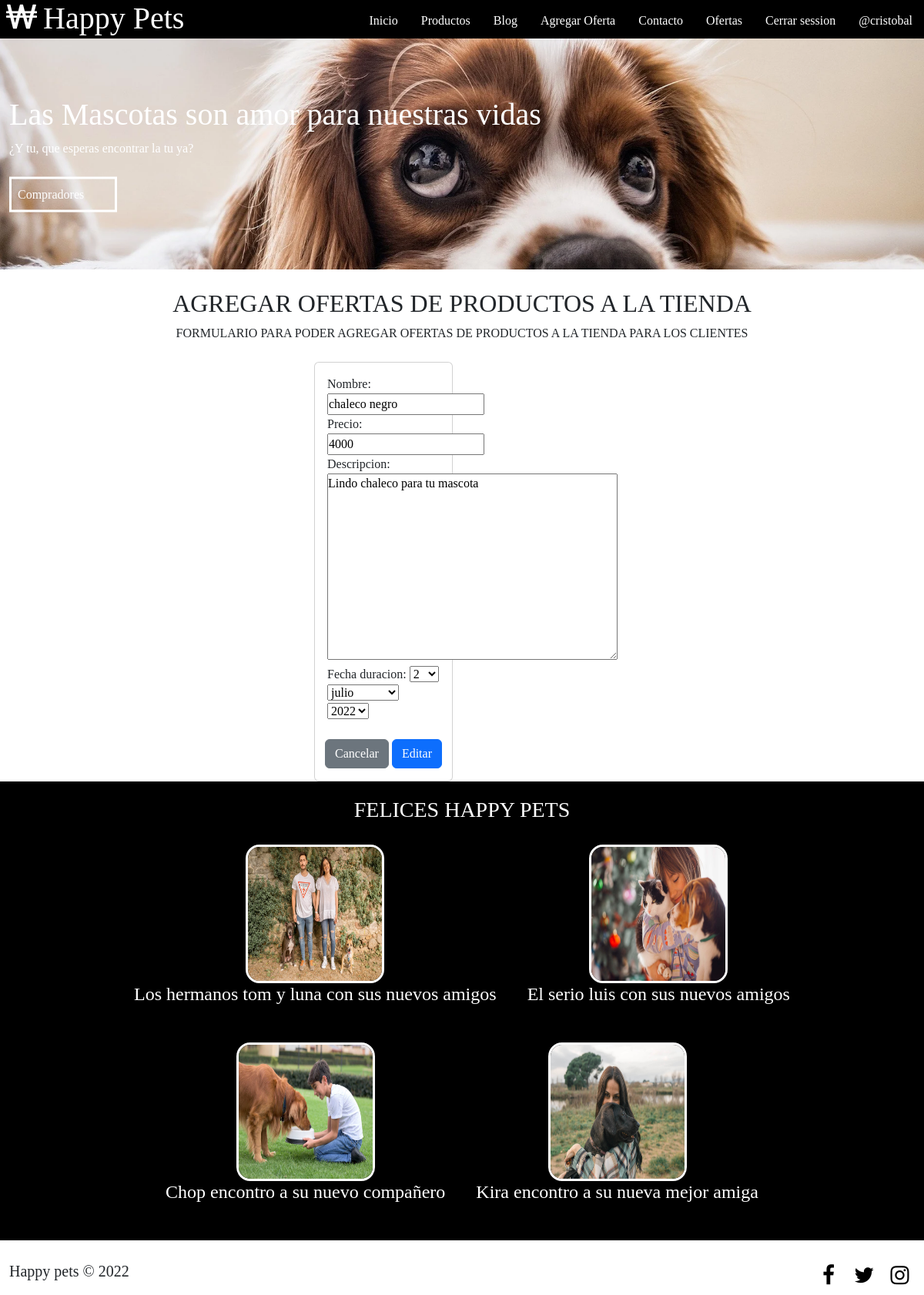
Screenshot of /modificar-producto/8/ (signed in) with the database file from the repository.
### app/models.py (models this page shows, shortened)
class Producto(models.Model):
    nombre = models.CharField(max_length = 50)
    precio = models.IntegerField()
    descripcion = models.TextField()
    fecha_duracion = models.DateField()

### app/views.py (the view)
# urls.py: path('modificar-producto/<id>/', modificar_producto, name="modificar_productos"),
@permission_required('app.change_producto')
def modificar_producto(request, id):
    producto = get_object_or_404(Producto, id=id)
    data = {
        'form': ProductoForm(instance = producto)
    }
    if request.method == 'POST':
        formulario = ProductoForm(data=request.POST, instance=producto)
        if formulario.is_valid():
            formulario.save()
            return redirect(to="listar_productos")
        data["form"] = formulario
    return render(request, 'app/producto/modificar.html', data)

### app/forms.py
class ProductoForm(forms.ModelForm):
    class Meta:
        model = Producto
        fields = '__all__'
        widgets = {
            "fecha_duracion": forms.SelectDateWidget()
        }

### app/templates/app/producto/modificar.html (shortened to what this page needs)
{% extends 'app/base.html' %}
{% load static %}
{% block contenido %}
<section id="Bienvenidos">
    <h2>AGREGAR OFERTAS DE PRODUCTOS A LA TIENDA</h2>
    <p>FORMULARIO PARA PODER AGREGAR OFERTAS DE PRODUCTOS A LA TIENDA PARA LOS CLIENTES</p>
</section>
        <div class="row">
            <div class="col-10 col-md-2 offset-md-4">
                <div class="card">
                    <div class="card-body">
                <form action="" method="post" enctype="multipart/form-data">
                    {{ form }}
                    <br>
                    <br>
                    <div class="d-flex justify-content-center">
                        <input type="reset" value="Cancelar" class="btn btn-secondary">
                        <input type="submit" value="Editar" class="btn btn-primary">
                    </div>
                </form>
            </div>
        </div>
    </div>
</div>
<section id="info">
    <h3>FELICES HAPPY PETS</h3>
    <div class="contenedor">
        <div class="info-productos">
            <img src="{% static 'app/img/BLOG/blog_abajo1.jpg' %}" alt="">
            <h4>Los hermanos tom y luna con sus nuevos amigos</h4>
        </div>
        <div class="info-productos">
            <img src="{% static 'app/img/BLOG/blog_abajo2.jpg' %}" alt="">
            <h4>El serio luis con sus nuevos amigos</h4>
        </div>
        <div class="info-productos">
            <img src="{% static 'app/img/BLOG/blog_abajo3.jpg' %}" alt="">
            <h4>Chop encontro a su nuevo compañero</h4>
        </div>
        <div class="info-productos">
            <img src="{% static 'app/img/BLOG/blog_abajo4.jpg' %}" alt="">
            <h4>Kira encontro a su nueva mejor amiga</h4>
        </div>
    </div>
</section>
{% endblock %}

### app/templates/app/base.html (shortened to what this page needs)
<!DOCTYPE html>
<html lang="es">
<head>
    {% load static %}
    <link href="https://cdn.jsdelivr.net/npm/bootstrap@5.2.0-beta1/dist/css/bootstrap.min.css" rel="stylesheet">
    <link rel="stylesheet" href="{% static 'app/css/fontello.css' %}">
    <link rel="stylesheet" href= "{% static 'app/css/estilos.css' %}">
</head>
<body>
    <header>
        <div class="Contenedor">
            <h1 class="icon-won">Happy Pets</h1>
            <nav class="menu">
                <a href="{% url 'home' %}">Inicio</a>
                <a href="{% url 'productos' %}">Productos</a>
                <a href="{% url 'blog' %}">Blog</a>
                {% if perms.app.add_producto %}
                <a href="{% url 'agregar_producto' %}">Agregar Oferta</a>
                {% endif %}
                {% if user.is_authenticated %}
                <a href="{% url 'contacto' %}">Contacto</a>
                <a href="{% url 'listar_productos' %}">Ofertas</a>
                <a href="{% url 'logout' %}">Cerrar session</a>
                <a href="{% url 'home' %}">@{{ user.username }}</a>
                {% else %}
                <a href="{% url 'login' %}">Iniciar session</a>
                <a href="{% url 'registro' %}">Registrarse</a>
                {% endif %}
            </nav>
        </div>
    </header>
    <main>
        <section id="banner">
            <img src="{% static 'app/img/Perro_pagina_principal.jpg' %}">
            <div class="contenedor">
               <h2>Las Mascotas son amor para nuestras vidas</h2>
               <p>¿Y tu, que esperas encontrar la tu ya?</p>
               <a href="{% url 'comentarios' %}">Compradores</a>
            </div>
        </section>
        {% block contenido %}
        {% endblock %}
    </main>
    <footer>
        <div class="contenedor">
            <p class="copy">Happy pets &copy; 2022</p>
            <div class="sociales">
                <a class="icon-facebook"href="#!"></a>
                <a class="icon-twitter" href="#!"></a>
                <a class="icon-instagram" href="#!"></a>
            </div>
        </div>
    </footer>
</body>
</html>

### app/static/app/css/estilos.css (style rules this page uses)
* { margin: 0; padding: 0; box-sizing: border-box; }
body { font-family: 'Cinzel Decorative', cursive; }
header { width: 100%; height: 50px; background: black; color: #fff; position: fixed; top: 0; left: 0; z-index: 100; }
.contenedor { width: 98%; margin: auto; }
h1 { float: left; }
section { width: 100%; margin-bottom: 25px; }
#Bienvenidos { text-align: center; }
footer .contenedor { display: flex; flex-wrap: wrap; justify-content: center; }
.copy { font-size: 20px; }
.sociales { width: 100%; text-align: center; font-size: 28px; }
.sociales a { color: black; text-decoration: none; }
@media (min-width: 768px) { .sociales { width: auto; } }
@media (min-width: 768px) { footer .contenedor { justify-content: space-between; } }

### app/static/app/css/menu.css (style rules this page uses)
.menu { position: absolute; top: 50px; left: 0; width: 100%; height: 100vh; background: rgba(0, 0, 0, 0.9); transition: all 0.5s; transform: translateX(-100%); }
.menu a { display: block; color: #fff; height: 50px; text-decoration: none; padding: 15px; border-bottom: 1px solid rgba(255, 255, 255, 0.5); }
@media (min-width: 1024px) { .menu { position: static; width: auto; height: auto; transform: translateX(0%); float: right; display: flex; } }
@media (min-width: 1024px) { .menu a { border: none; } }

### app/static/app/css/banner.css (style rules this page uses)
#banner { margin-top: 50px; position: relative; }
#banner img { width: 100%; height: 100%; }
#banner .contenedor { position: absolute; top: 50%; left: 50%; transform: translateX(-50%) translateY(-50%); color: #fff; }
#banner h2 { font-size: 25px; }
#banner a { display: block; width: 140px; color: #fff; text-decoration: none; padding: 8px; margin-top: 10px; border: 3px solid #fff; }
@media (min-width:480px) { #banner h2 { font-size: 40px; } }
@media (min-width:480px) { #banner a { margin-top: 25px; } }
@media (min-width: 768px) { #banner { height: 300px; overflow: hidden; } }
@media (min-width: 768px) { #banner img { height: auto; margin-top: -100px; } }

### app/static/app/css/info.css (style rules this page uses)
#info { background: black; color: #fff; text-align: center; padding: 20px; }
#info .contenedor { display: flex; flex-wrap: wrap; justify-content: center; }
.info-productos { margin: 20px; }
.info-productos img { width: 180px; height: 180px; border-radius: 10%; border: 3px solid #fff; }

### rows the page displays
Producto: nombre "chaleco negro", precio "4000", descripcion "Lindo chaleco para tu mascota"

### other values shown
{{ user.username }} "cristobal"
